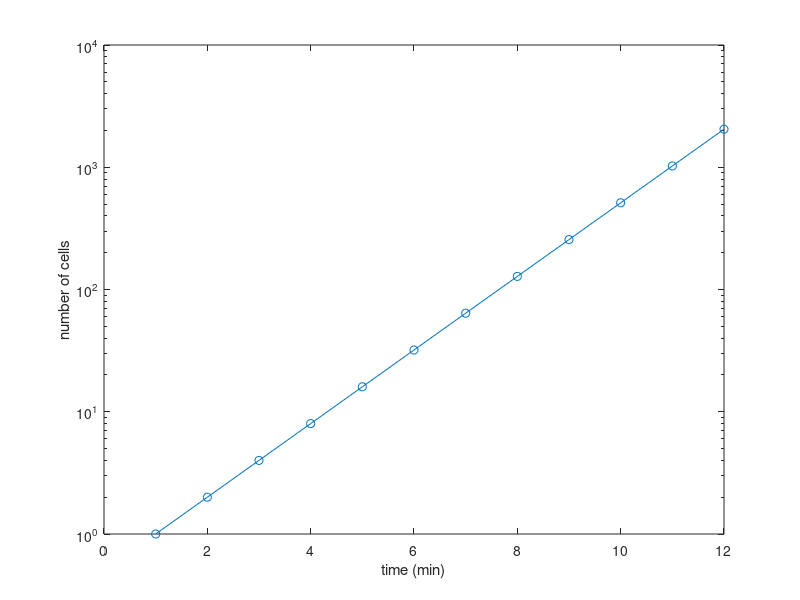

Write the MATLAB code that produced this figure.
 % For the course, you will all have access to the latest version of the
 % MATLAB programming software for use in data acquisition and analysis.
 % While we will spend most of the time blazing through syntax and
 % explaining some of the math behind the programming we will be doing,
 % none of this will be totally unique.
 
 % MATLAB is a high-level programming language capable of doing a wide
 % variety of computational tasks. One of those tasks is performing simple
 % arithmetic operations. 
 
 % Addition 
 2 + 2  
 4 + 5
 10 + 12 
 
 % All of these should print out the result. However, this will very
 % rapidly become annoying when we are performing many long computations.
 % To prevent MATLAB from automatically spitting out an answer, we can
 % simply add a semicolon to every evaluation we perform. 
 2 / 8;
 7^4; 
 100 * 5; % All will be silent. 
 
 % Of course, we will never want to just perform a calculation without
 % storing the output. To do so, we want to assign a value to a variable,
 % which we do with the equals sign. 
 a = 1;
 b = 2; 
 z = a / b;
 
 % We can also set up lists and matrices and assign them to variables. At
 % it's core, MATLAB treats everything as a matrix. We can use these
 % matrices to generate objects in which we will store values. For example,
 % 
 b = [1, 2, 4, 6, 7];  % This is a list. 
 c = [0:4:20];  % A list starting from 0 going to 20 taking steps of 4.
 
 
 % We can even make multidimensional matrices. 
 d = [1, 2, 3; 10, 15, 100;, 1000, 1E2, 1E-1];
 
 % To index these numbers, we can just use a set of parenthsesis. Let's get
 % the first value in our 'b' matrix. 
 b(1)   % In Matlab, indexing starts at 1. 
 
 % Two dimensional matrices can be sliced in similar ways. 
 d(1, 2)  % This will be first row, second column (2).
 
 % Now that we havae a feeling for the syntax, let's try performing the
 % numerical integration. As we worked out on the board, we want to keep
 % track of a cell which grows at a rate r and doesn't die. We will start
 % by defining some of our parameters.  
 r = 1/30;  % rate constant in units of inverse minutes. 
 dt = 30;  % time step in units of minutes. 
 totalSteps = 6 * 60 / dt;  % Total number of time steps.  
 n0 = 1 ; % initial number of cells
 
 % Set the initial condition. 
 N = [n0, ]; 
 
 % Loop through each time step and perform the integration. 
 for t = 2:totalSteps
     N(t) = N(t-1) + N(t-1) * r * dt;
 end
 
 % Now we want to be able to plot the total number of cells as a function
 % of time. Before we can do that, we need to set up an array of time
 % points so we can plot our x-axis. 
 time = [1:1:totalSteps]; % Starts at 1, taking steps of 1
 
 % Finally, we can plot it. 
 semilogy(time, N, '-o'); % Plots as a line with a circle. 
 
 % Like a good scientist, add some labels. 
 xlabel('time (min)');
 ylabel('number of cells');